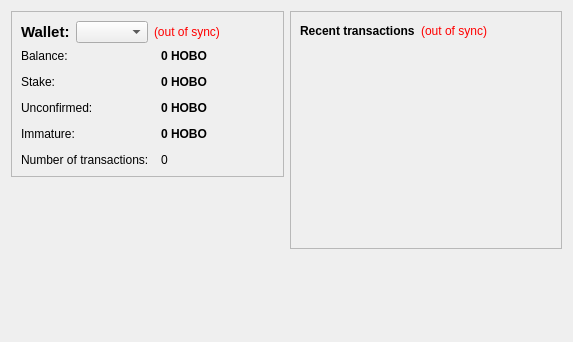
<?xml version="1.0" encoding="UTF-8"?>
<ui version="4.0">
 <class>OverviewPage</class>
 <widget class="QWidget" name="OverviewPage">
  <property name="geometry">
   <rect>
    <x>0</x>
    <y>0</y>
    <width>573</width>
    <height>342</height>
   </rect>
  </property>
  <property name="windowTitle">
   <string>Form</string>
  </property>
  <layout class="QHBoxLayout" name="horizontalLayout" stretch="1,1">
   <item>
    <layout class="QVBoxLayout" name="verticalLayout_2">
     <item>
      <widget class="QFrame" name="frame">
       <property name="frameShape">
        <enum>QFrame::StyledPanel</enum>
       </property>
       <property name="frameShadow">
        <enum>QFrame::Raised</enum>
       </property>
       <layout class="QVBoxLayout" name="verticalLayout_4">
        <item>
         <layout class="QHBoxLayout" name="horizontalLayout_4">
          <item>
           <widget class="QLabel" name="label_5">
            <property name="font">
             <font>
              <pointsize>11</pointsize>
              <weight>75</weight>
              <bold>true</bold>
             </font>
            </property>
            <property name="text">
             <string>Wallet:</string>
            </property>
           </widget>
          </item>
          <item>
           <widget class="QValueComboBox" name="qvcbWallet">
            <property name="toolTip">
             <string>Change Active Wallet (not yet implemented)</string>
            </property>
           </widget>
          </item>
          <item>
           <widget class="QLabel" name="labelWalletStatus">
            <property name="toolTip">
             <string>The displayed information may be out of date. Your wallet automatically synchronizes with the HoboNickels network after a connection is established, but this process has not completed yet.</string>
            </property>
            <property name="styleSheet">
             <string notr="true">QLabel { color: red; }</string>
            </property>
            <property name="text">
             <string notr="true">(out of sync)</string>
            </property>
            <property name="alignment">
             <set>Qt::AlignLeading|Qt::AlignLeft|Qt::AlignVCenter</set>
            </property>
           </widget>
          </item>
          <item>
           <spacer name="horizontalSpacer_2">
            <property name="orientation">
             <enum>Qt::Horizontal</enum>
            </property>
            <property name="sizeHint" stdset="0">
             <size>
              <width>40</width>
              <height>20</height>
             </size>
            </property>
           </spacer>
          </item>
         </layout>
        </item>
        <item>
         <layout class="QFormLayout" name="formLayout_2">
          <property name="fieldGrowthPolicy">
           <enum>QFormLayout::AllNonFixedFieldsGrow</enum>
          </property>
          <property name="horizontalSpacing">
           <number>12</number>
          </property>
          <property name="verticalSpacing">
           <number>12</number>
          </property>
          <item row="0" column="0">
           <widget class="QLabel" name="label">
            <property name="text">
             <string>Balance:</string>
            </property>
           </widget>
          </item>
          <item row="0" column="1">
           <widget class="QLabel" name="labelBalance">
            <property name="font">
             <font>
              <weight>75</weight>
              <bold>true</bold>
             </font>
            </property>
            <property name="cursor">
             <cursorShape>IBeamCursor</cursorShape>
            </property>
            <property name="toolTip">
             <string>Your current balance</string>
            </property>
            <property name="text">
             <string notr="true">0 HOBO</string>
            </property>
            <property name="textInteractionFlags">
             <set>Qt::LinksAccessibleByMouse|Qt::TextSelectableByKeyboard|Qt::TextSelectableByMouse</set>
            </property>
           </widget>
          </item>
          <item row="1" column="0">
           <widget class="QLabel" name="label_6">
            <property name="text">
             <string>Stake:</string>
            </property>
           </widget>
          </item>
          <item row="1" column="1">
           <widget class="QLabel" name="labelStake">
            <property name="font">
             <font>
              <weight>75</weight>
              <bold>true</bold>
             </font>
            </property>
            <property name="cursor">
             <cursorShape>IBeamCursor</cursorShape>
            </property>
            <property name="toolTip">
             <string>Total of coins that was staked, and do not yet count toward the current balance</string>
            </property>
            <property name="text">
             <string notr="true">0 HOBO</string>
            </property>
            <property name="textInteractionFlags">
             <set>Qt::LinksAccessibleByMouse|Qt::TextSelectableByKeyboard|Qt::TextSelectableByMouse</set>
            </property>
           </widget>
          </item>
          <item row="2" column="0">
           <widget class="QLabel" name="label_3">
            <property name="text">
             <string>Unconfirmed:</string>
            </property>
           </widget>
          </item>
          <item row="2" column="1">
           <widget class="QLabel" name="labelUnconfirmed">
            <property name="font">
             <font>
              <weight>75</weight>
              <bold>true</bold>
             </font>
            </property>
            <property name="cursor">
             <cursorShape>IBeamCursor</cursorShape>
            </property>
            <property name="toolTip">
             <string>Total of transactions that have yet to be confirmed, and do not yet count toward the current balance</string>
            </property>
            <property name="text">
             <string notr="true">0 HOBO</string>
            </property>
            <property name="textInteractionFlags">
             <set>Qt::LinksAccessibleByMouse|Qt::TextSelectableByKeyboard|Qt::TextSelectableByMouse</set>
            </property>
           </widget>
          </item>
          <item row="3" column="0">
           <widget class="QLabel" name="labelImmatureText">
            <property name="text">
             <string>Immature:</string>
            </property>
           </widget>
          </item>
          <item row="3" column="1">
           <widget class="QLabel" name="labelImmature">
            <property name="font">
             <font>
              <weight>75</weight>
              <bold>true</bold>
             </font>
            </property>
            <property name="toolTip">
             <string>Mined balance that has not yet matured</string>
            </property>
            <property name="text">
             <string notr="true">0 HOBO</string>
            </property>
            <property name="textInteractionFlags">
             <set>Qt::LinksAccessibleByMouse|Qt::TextSelectableByKeyboard|Qt::TextSelectableByMouse</set>
            </property>
           </widget>
          </item>
          <item row="4" column="0">
           <widget class="QLabel" name="label_2">
            <property name="text">
             <string>Number of transactions:</string>
            </property>
           </widget>
          </item>
          <item row="4" column="1">
           <widget class="QLabel" name="labelNumTransactions">
            <property name="toolTip">
             <string>Total number of transactions in wallet</string>
            </property>
            <property name="text">
             <string notr="true">0</string>
            </property>
           </widget>
          </item>
         </layout>
        </item>
       </layout>
      </widget>
     </item>
     <item>
      <spacer name="verticalSpacer">
       <property name="orientation">
        <enum>Qt::Vertical</enum>
       </property>
       <property name="sizeHint" stdset="0">
        <size>
         <width>20</width>
         <height>40</height>
        </size>
       </property>
      </spacer>
     </item>
    </layout>
   </item>
   <item>
    <layout class="QVBoxLayout" name="verticalLayout_3">
     <item>
      <widget class="QFrame" name="frame_2">
       <property name="frameShape">
        <enum>QFrame::StyledPanel</enum>
       </property>
       <property name="frameShadow">
        <enum>QFrame::Raised</enum>
       </property>
       <layout class="QVBoxLayout" name="verticalLayout">
        <item>
         <layout class="QHBoxLayout" name="horizontalLayout_2">
          <item>
           <widget class="QLabel" name="label_4">
            <property name="text">
             <string>&lt;b&gt;Recent transactions&lt;/b&gt;</string>
            </property>
           </widget>
          </item>
          <item>
           <widget class="QLabel" name="labelTransactionsStatus">
            <property name="toolTip">
             <string>The displayed information may be out of date. Your wallet automatically synchronizes with the HoboNickels network after a connection is established, but this process has not completed yet.</string>
            </property>
            <property name="styleSheet">
             <string notr="true">QLabel { color: red; }</string>
            </property>
            <property name="text">
             <string notr="true">(out of sync)</string>
            </property>
            <property name="alignment">
             <set>Qt::AlignRight|Qt::AlignTrailing|Qt::AlignVCenter</set>
            </property>
           </widget>
          </item>
          <item>
           <spacer name="horizontalSpacer">
            <property name="orientation">
             <enum>Qt::Horizontal</enum>
            </property>
            <property name="sizeHint" stdset="0">
             <size>
              <width>40</width>
              <height>20</height>
             </size>
            </property>
           </spacer>
          </item>
         </layout>
        </item>
        <item>
         <widget class="QListView" name="listTransactions">
          <property name="styleSheet">
           <string notr="true">QListView { background: transparent; }</string>
          </property>
          <property name="frameShape">
           <enum>QFrame::NoFrame</enum>
          </property>
          <property name="verticalScrollBarPolicy">
           <enum>Qt::ScrollBarAlwaysOff</enum>
          </property>
          <property name="horizontalScrollBarPolicy">
           <enum>Qt::ScrollBarAlwaysOff</enum>
          </property>
          <property name="selectionMode">
           <enum>QAbstractItemView::NoSelection</enum>
          </property>
         </widget>
        </item>
       </layout>
      </widget>
     </item>
     <item>
      <spacer name="verticalSpacer_2">
       <property name="orientation">
        <enum>Qt::Vertical</enum>
       </property>
       <property name="sizeHint" stdset="0">
        <size>
         <width>20</width>
         <height>40</height>
        </size>
       </property>
      </spacer>
     </item>
    </layout>
   </item>
  </layout>
 </widget>
 <customwidgets>
  <customwidget>
   <class>QValueComboBox</class>
   <extends>QComboBox</extends>
   <header>qvaluecombobox.h</header>
  </customwidget>
 </customwidgets>
 <resources/>
 <connections/>
</ui>
